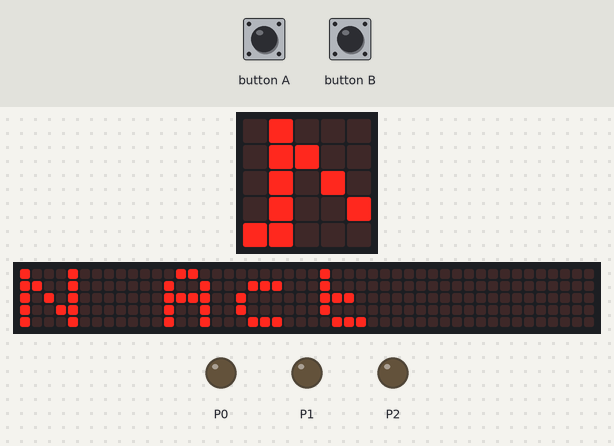
The program below on a simulated BBC micro:bit (MakeCode). On the bench: the board's 5×5 LED display, a strip that is not on the board, showing the scrolling text unrolled, output pins drawn as LEDs (lit = HIGH). The test bench sets the inputs (shaded band). The 48×5 strip is a reading aid, not a part: it shows the text the display is scrolling, unrolled, one strip-width of it at a time.

Above: at 1.27 s.
1.3 s: button A pressed for 0.15 s
At 1.57 s:
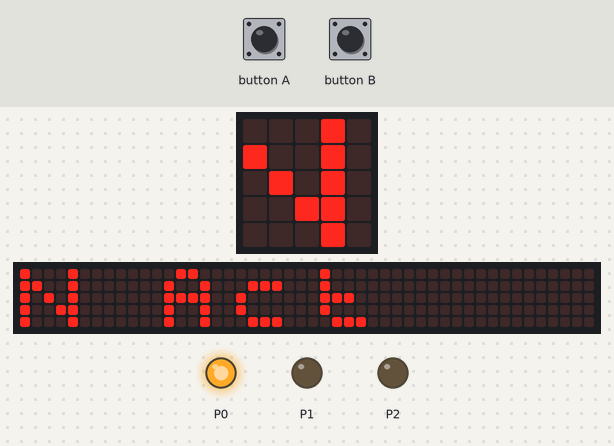
2.0 s: button B pressed for 0.15 s
At 2.3 s:
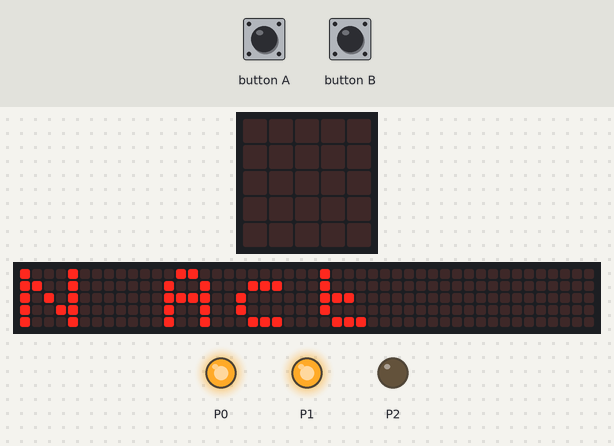
2.7 s: button A pressed 5 times (0.12 s each, 0.3 s apart)
At 6.4 s:
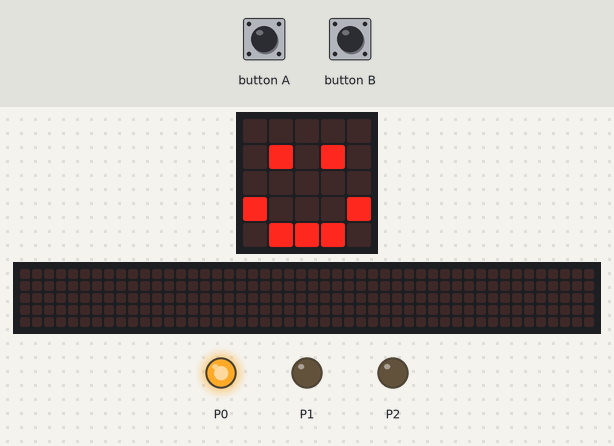
7.2 s: button B pressed for 0.15 s
At 7.73 s:
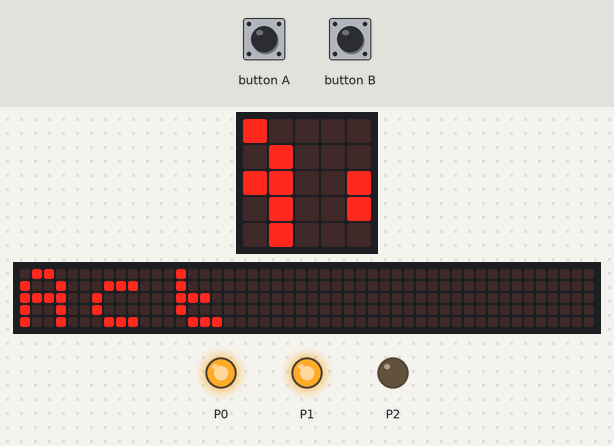
7.9 s: button B pressed 2 times (0.12 s each, 0.3 s apart)
At 11.27 s:
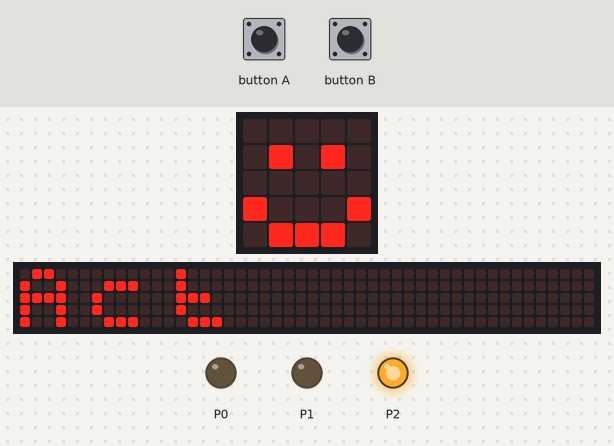
11.5 s: button A pressed for 0.15 s
At 11.72 s:
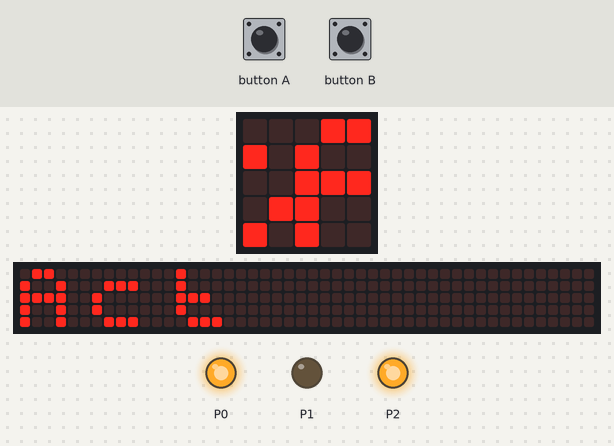
Timing chart, 0 to 13.2 s (numbered marks = the images above; inputs shaded):
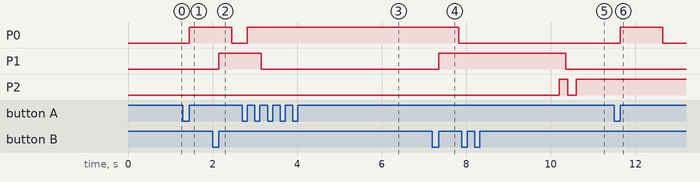

The program:

main.ts
```typescript
input.onButtonPressed(Button.A, function () {
    ent1 += 1
    pins.digitalWritePin(DigitalPin.P0, 1)
    basic.pause(1000)
    pins.digitalWritePin(DigitalPin.P0, 0)
})
input.onButtonPressed(Button.B, function () {
    ent2 += 1
    pins.digitalWritePin(DigitalPin.P1, 1)
    basic.pause(1000)
    pins.digitalWritePin(DigitalPin.P1, 0)
})
let ent2 = 0
let ent1 = 0
basic.clearScreen()
pins.digitalWritePin(DigitalPin.P0, 0)
pins.digitalWritePin(DigitalPin.P1, 0)
while (true) {
    if (ent1 + ent2 >= 5) {
        basic.showIcon(IconNames.Happy)
        basic.showString("Act")
        pins.digitalWritePin(DigitalPin.P2, 1)
        basic.pause(200)
        pins.digitalWritePin(DigitalPin.P2, 0)
        basic.pause(200)
        pins.digitalWritePin(DigitalPin.P2, 1)
    } else {
        basic.showIcon(IconNames.Sad)
        basic.showString("N Act")
        pins.digitalWritePin(DigitalPin.P2, 0)
    }
}
pins.digitalWritePin(DigitalPin.P2, 0)
```

test.ts
```typescript
// aquí va el archivo "tests"; esto no se compilará cuando este paquete se utilice como una extensión.
```

Measured:
- after the input at 1.3 s, P0: LOW → HIGH after 0.15 s
- after the input at 2.0 s, P1: LOW → HIGH after 0.15 s
- after the input at 2.7 s, P0: LOW → HIGH after 0.12 s; the display: first differs from a run without the input after 3.3 s (image 3)
- after the input at 7.2 s, P1: LOW → HIGH after 0.15 s
- after the input at 7.9 s, P1: HIGH → LOW after 2.5 s instead of 0.45 s
- after the input at 11.5 s, P0: LOW → HIGH after 0.15 s, → LOW 1.0 s later
- what the display in image 3 shows lasts 0.6 s, from 6.0 s to 6.6 s
